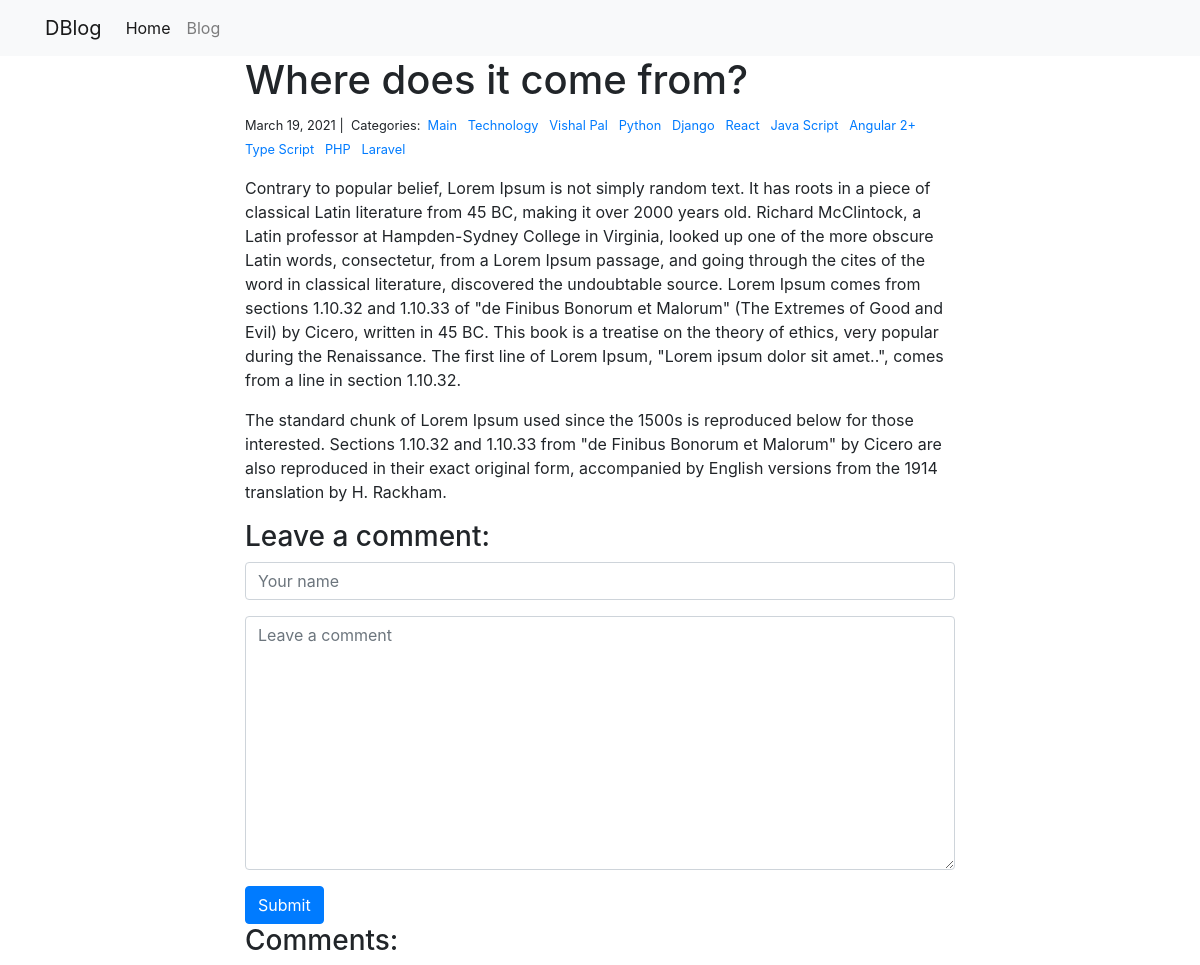
Page /blog/3/ on the committed database.
### blog/models.py (models this page shows)
class Post(models.Model):
    title = models.CharField(max_length=255)
    body = models.TextField()
    created_on = models.DateTimeField(auto_now_add=True)
    last_modified = models.DateTimeField(auto_now=True)
    categories = models.ManyToManyField('Category', related_name="posts")

class Category(models.Model):
    name = models.CharField(max_length=30)

### blog/views.py (the view, shortened to what this page needs)
# urls.py: path("<int:pk>/", views.blog_detail, name="blog_detail"),
def blog_detail(request, pk):
    post = Post.objects.get(pk=pk)
    form = CommentForm()
    comments = Comment.objects.filter(post=post)
    context = {
        "post": post,
        "comments": comments,
        "form": form,
    }
    return render(request, 'blog_detail.html', context)

### blog/forms.py
class CommentForm(forms.Form):
    author = forms.CharField(
        max_length=60,
        widget=forms.TextInput(
            attrs={
                "class": "form-control",
                "placeholder": "Your name",
            }
        )
    )
    body = forms.CharField(
        widget=forms.Textarea(
            attrs= {
                "class": "form-control",
                "placeholder": "Leave a comment",
            }
        )
    )

### blog/templates/blog_detail.html (shortened to what this page needs)
{% extends "base.html" %}
{% block page_content %}
<div class="col-md-8 offset-md-2">
    <h1>{{ post.title }}</h1>
    <small>
        {{ post.created_on.date }} |&nbsp;
        Categories:&nbsp;
        {% for category in post.categories.all %}
        <a href="{% url 'blog_category' category.name %}">
            {{ category.name }}
        </a>&nbsp;
        {% endfor %}
    </small>
    <p>{{ post.body | linebreaks }}</p>
    <h3>Leave a comment:</h3>
    <form action="/blog/{{ post.pk }}/" method="post">
        <div class="form-group">
            {{ form.author }}
        </div>
        <div class="form-group">
            {{ form.body }}
        </div>
        <button type="submit" class="btn btn-primary">Submit</button>
    </form>
    <h3>Comments:</h3>
</div>
{% endblock %}

### rows in the picture
Post: title "Where does it come from?", created_on "March 19, 2021", body "Contrary to popular belief, Lorem Ipsum is not simply random text. It has roots in a piece of classical Latin literature from 45 BC, making it over 2000 years old. Richard McClintock, a Latin professor at Hampden-Sydney College in Virginia, looked up one of the more obscure Latin words, consectetur, from a Lorem Ipsum passage, and going through the cites of the word in classical literature, discovered the undoubtable source. Lorem Ipsum comes from sections 1.10.32 and 1.10.33 of \"de Finibus Bonorum et Malorum\" (The Extremes of Good and Evil) by Cicero, written in 45 BC. This book is a treatise on the theory of ethics, very popular during the Renaissance. The first line of Lorem Ipsum,…"
Category: name "Main"
Category: name "Technology"
Category: name "Vishal Pal"
Category: name "Python"
Category: name "Django"
Category: name "React"
Category: name "Java Script"
Category: name "Angular 2+"
Category: name "Type Script"
Category: name "PHP"
Category: name "Laravel"
